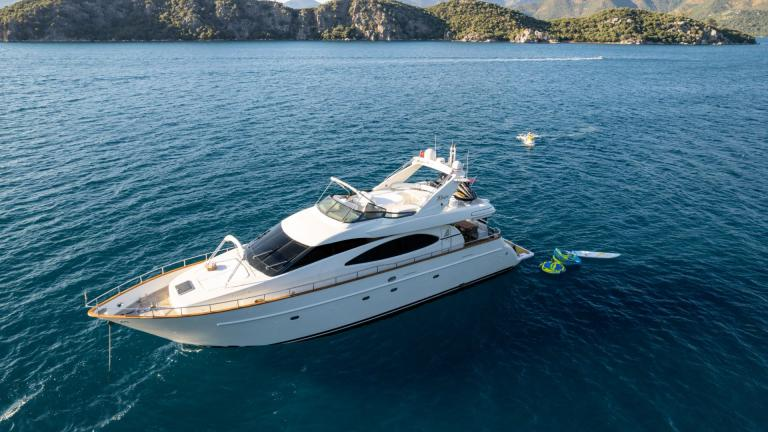
#> input picture yat.jpg, 768 x 432 px, found by its file name
$ python tuzluk_tespiti.py   (older library calls are emulated)
#> lines starting #> are read from the running program, lines starting #| are printed output that depends on the picture
import cv2
import numpy as np

# görüntüyü yükle
image = cv2.imread("yat.jpg")
#> image is the input picture: shape (432, 768, 3); mean B, G, R 120.9, 102.8, 67
gray = cv2.cvtColor(image, cv2.COLOR_BGR2GRAY)
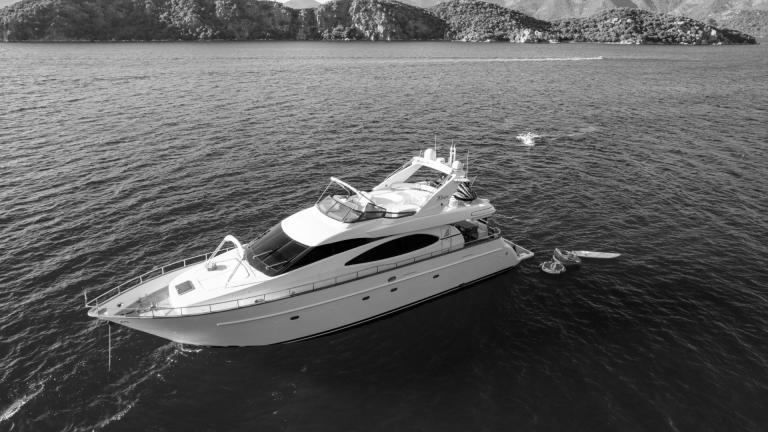
#> gray: shape (432, 768); min 0, max 255, mean 94.1

# Laplacian veya Sobel filtreyle kenar yoğunluğu (enerji) bul
lap = cv2.Laplacian(gray, cv2.CV_64F)
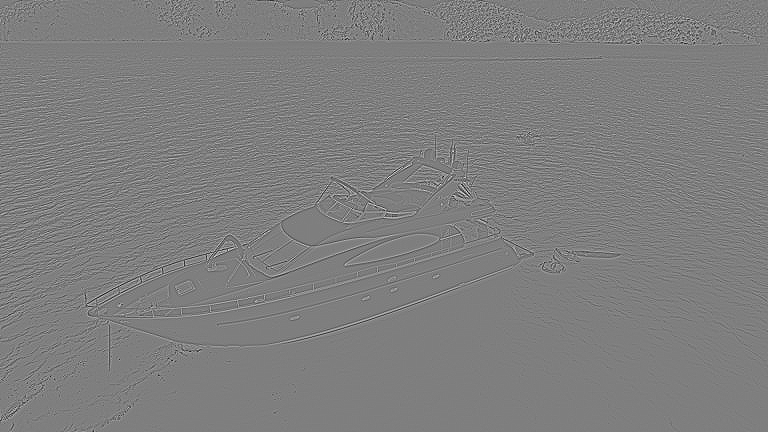
#> lap: shape (432, 768) float64; min -355, max 358, mean 0; drawn with min black and max white
saliencyMap = np.absolute(lap)
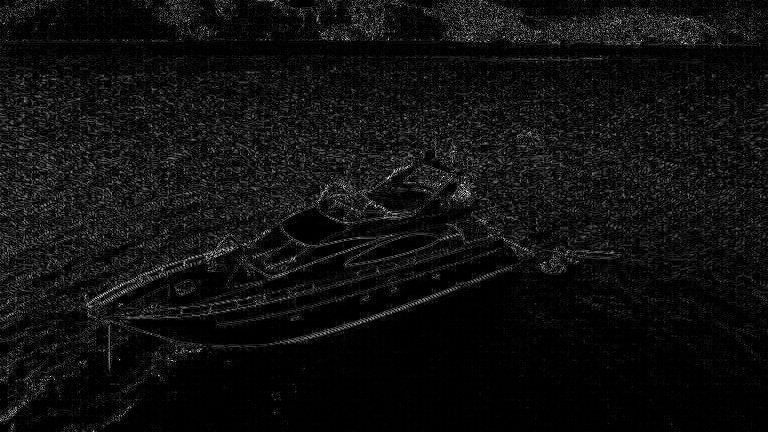
#> saliencyMap: shape (432, 768) float64; min 0, max 358, mean 23.6; drawn with min black and max white
saliencyMap = cv2.GaussianBlur(saliencyMap, (9,9), 0)
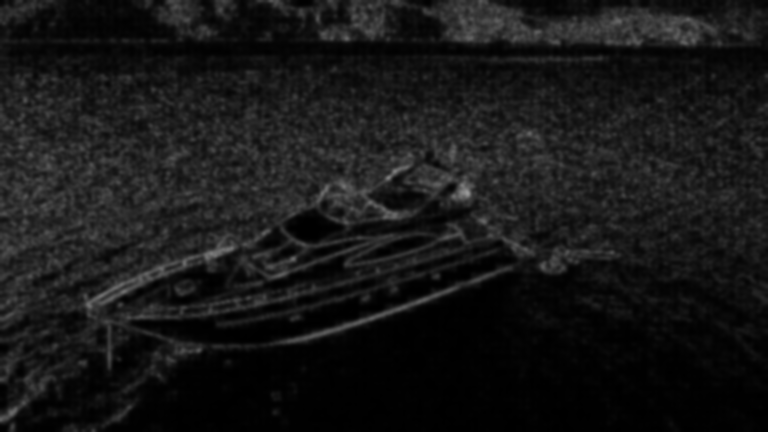
#> saliencyMap: shape (432, 768) float64; min 0, max 152.7, mean 23.6

# normalize et
saliencyMap = cv2.normalize(saliencyMap, None, 0, 255, cv2.NORM_MINMAX).astype("uint8")
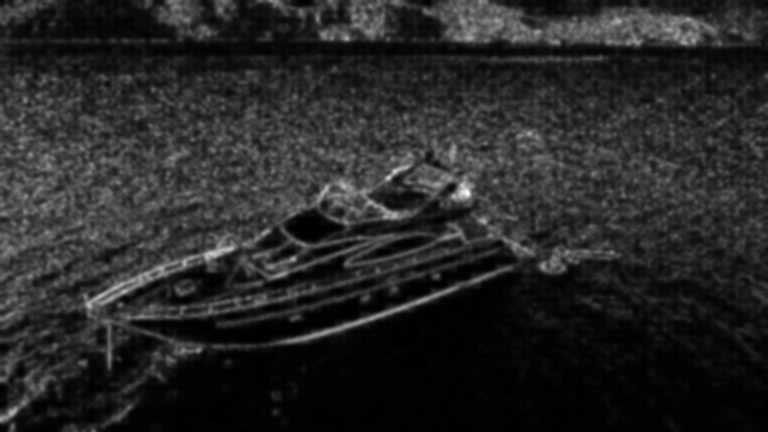
#> saliencyMap: shape (432, 768); min 0, max 255, mean 38.9

# sonuçları göster
cv2.imshow("Orijinal", image)
cv2.imshow("Belirginlik Haritası (Laplacian)", saliencyMap)
cv2.waitKey(0)
cv2.destroyAllWindows()

$ run again, with 2.2 car.jpg.jpg copied over yat.jpg
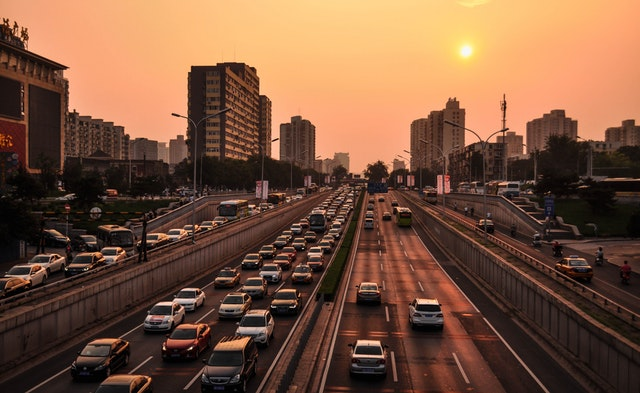
#> input picture 2.2 car.jpg.jpg, 640 x 393 px, found by its file name
#> image is the input picture: shape (393, 640, 3); mean B, G, R 61.5, 83.8, 120.7
#> `lap = cv2.Laplacian(gray, cv2.CV_64F)`:
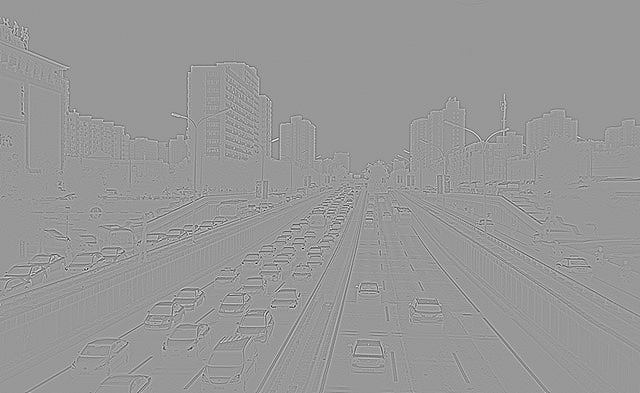
#> lap: shape (393, 640) float64; min -490, max 332, mean 0; drawn with min black and max white
#> `saliencyMap = cv2.normalize(saliencyMap, None, 0, 255, cv2.NORM_MINMAX..`:
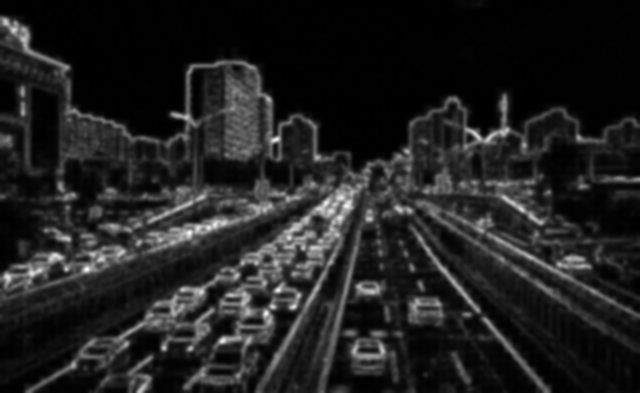
#> saliencyMap: shape (393, 640); min 0, max 255, mean 32.8
